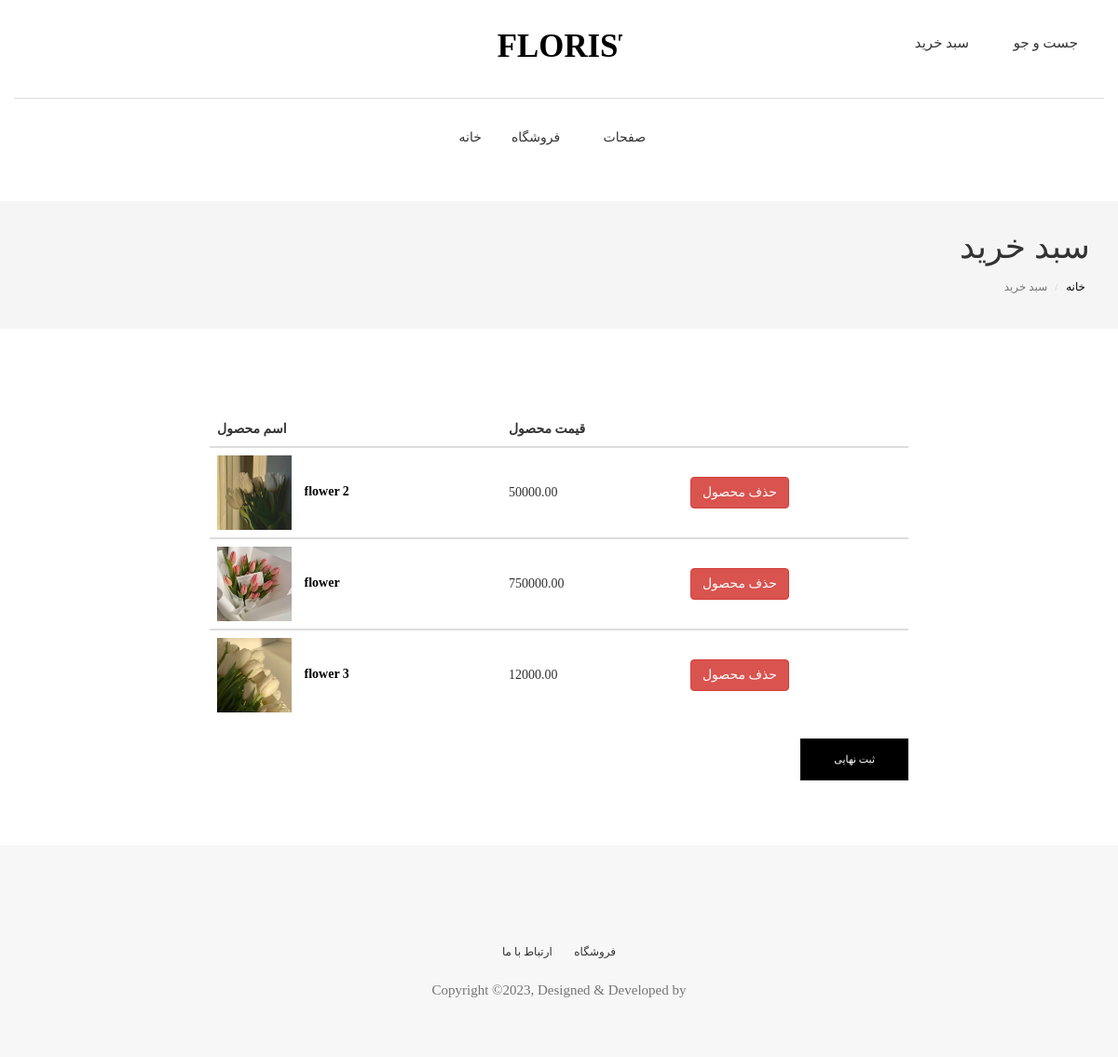
The app's page /cart/ (signed in) with its own data.
### web/models.py (models this page shows, shortened)
class OrderItem(models.Model):
    product = models.ForeignKey(Product, on_delete=models.SET_NULL, null=True)
    order = models.ForeignKey(Order, on_delete=models.SET_NULL, null=True)
    quantity = models.IntegerField(default=0, null=True, blank=True)
    date_added = models.DateTimeField(auto_now_add=True)
    class Meta:
        verbose_name_plural = "میزان سفارش"
        verbose_name = "میزان سفارش"
    @property
    def get_total(self):
        total = self.product.price * self.quantity
        return total

class Product(models.Model):
    STATUS = (
    ('y', 'Yes'),
    ('n', 'No'),
    )
    name = models.CharField(max_length=200)
    category = models.ManyToManyField(Category, null=True, blank=True, related_name="product")
    price = models.FloatField()
    image = models.ImageField(upload_to='images/')
    info = models.TextField(default='')
    quantety = models.IntegerField()
    collaction = models.CharField(max_length=200, null=True, blank=True)
    slug = models.SlugField(max_length=80, unique=True)
    trend = models.CharField(max_length=1, choices=STATUS)
    class Meta:
        verbose_name_plural = "محصولات"
        verbose_name = "محصولات"

### web/views.py (the view)
# urls.py: path('cart/', views.cart, name='cart'),
def cart(request):
    category = Category.objects.all()
    if request.user.is_authenticated:
        customer = request.user.customer
        order, created = Order.objects.get_or_create(customer=customer, complete=False)
        items = order.orderitem_set.all()
        cartItem = order.get_cart_items
    else:
        items = []
        order = {
            'get_cart_total':0,
            'cartItems' : cartItem,
        }
    context = {
            'items' : items,
            'order' : order,
            'cartItems' : cartItem,
            'categories' : category,
        }
    return render(request, 'cart.html', context=context)

### web/models.py (called while the page is built)
    @property
    def get_cart_total(self):
        orderitems = self.orderitem_set.all()
        total = sum([item.get_total for item in orderitems])
        return total

    @property
    def get_cart_items(self):
        orderitems = self.orderitem_set.all()
        total = sum([item.quantity for item in orderitems])
        return total

### templates/cart.html (shortened to what this page needs)
{% load static %}
<!DOCTYPE html>
<html lang="en">
<head>
  <link rel="stylesheet" href="{% static 'plugins/themefisher-font/style.css' %}">
  <link rel="stylesheet" href="{% static 'plugins/bootstrap/css/bootstrap.min.css' %}">
  <link rel="stylesheet" href="{% static 'plugins/animate/animate.css' %}">
  <link rel="stylesheet" href="{% static 'plugins/slick/slick.css' %}">
  <link rel="stylesheet" href="{% static 'plugins/slick/slick-theme.css' %}">
  <link rel="stylesheet" href="{% static 'css/style.css' %}">
</head>
<body id="body">
	<section class="top-header">
		<div class="container">
			<div class="row">
				<div class="col-md-4 col-xs-12 col-sm-4">
					<div class="contact-number">
						<i class="tf-ion-ios-telephone"></i>
					</div>
				</div>
				<div class="col-md-4 col-xs-12 col-sm-4">
					<div class="logo text-center">
						<a href="{% url 'web:index' %}">
							<svg width="135px" height="29px" viewBox="0 0 155 29" version="1.1" xmlns="http://www.w3.org/2000/svg"
								xmlns:xlink="http://www.w3.org/1999/xlink">
								<g id="Page-1" stroke="none" stroke-width="1" fill="none" fill-rule="evenodd" font-size="40"
									font-family="AustinBold, Austin" font-weight="bold">
									<g id="Group" transform="translate(-108.000000, -297.000000)" fill="#000000">
										<text id="AVIATO">
											<tspan x="108.94" y="325">FLORIST</tspan>
										</text>
									</g>
								</g>
							</svg>
						</a>
					</div>
				</div>
				<div class="col-md-4 col-xs-12 col-sm-4">
					<ul class="top-menu text-right list-inline">
						<li class="dropdown cart-nav dropdown-slide">
							<a href="#!" class="dropdown-toggle" data-toggle="dropdown" data-hover="dropdown"><i
									class="tf-ion-android-cart"></i>  سبد خرید </a>
						</li>
						<li class="dropdown search dropdown-slide">
							<a href="#!" class="dropdown-toggle" data-toggle="dropdown" data-hover="dropdown"><i
									class="tf-ion-ios-search-strong"></i> جست و جو </a>
						</li>
					</ul>
				</div>
			</div>
		</div>
	</section>
	<section class="menu">
		<nav class="navbar navigation">
			<div class="container">
				<div id="navbar" class="navbar-collapse collapse text-center">
					<ul class="nav navbar-nav">
						<li class="dropdown ">
							<a href="{% url 'web:index' %}">خانه</a>
						</li>
						<li class="dropdown dropdown-slide">
							<a href="{% url 'web:shop' %}" class="dropdown-toggle" data-toggle="dropdown" data-hover="dropdown" data-delay="350"
								role="button" aria-haspopup="true" aria-expanded="false">فروشگاه <span
									class="tf-ion-ios-arrow-down"></span></a>
						</li>
						<li class="dropdown full-width dropdown-slide">
							<a href="#!" class="dropdown-toggle" data-toggle="dropdown" data-hover="dropdown" data-delay="350"
								role="button" aria-haspopup="true" aria-expanded="false">صفحات <span
									class="tf-ion-ios-arrow-down"></span></a>
						</li>
					</ul>
				</div>
			</div>
		</nav>
	</section>
<section class="page-header">
	<div class="container">
		<div class="row">
			<div class="col-md-12">
				<div class="content">
					<h1 style="direction: rtl;" class="page-name">سبد خرید</h1>
					<ol style="direction: rtl;" class="breadcrumb">
						<li><a href="index.html">خانه</a></li>
						<li class="active">سبد خرید</li>
					</ol>
				</div>
			</div>
		</div>
	</div>
</section>
<div class="page-wrapper">
  <div class="cart shopping">
    <div class="container">
      <div class="row">
        <div class="col-md-8 col-md-offset-2">
          <div class="block">
            <div class="product-list">
              <form method="post">
                <table class="table">
                  <thead>
                    <tr>
                      <th class="">اسم محصول</th>
                      <th class="">قیمت محصول</th>
                      <th class=""></th>
                    </tr>
                  </thead>
				  {% for item in items %}
                  <tbody>
                    <tr class="">
                      <td class="">
                        <div class="product-info">
                          <img width="80" src="{{item.product.image.url}}" alt="" />
                          <a href="#!">{{item.product.name}}</a>
                        </div>
                      </td>
                      <td class="">{{item.product.price|floatformat:2}}</td>
                      <td class="">
						<button data-product="{{ item.product.id }}" data-action="remove" type="button" class="btn btn-danger update-cart">حذف محصول</button>
                      </td>
                    </tr>
                  </tbody>
				  {% endfor %}
                </table>
                <a href="{% url 'web:checkout' %}" class="btn btn-main pull-right">ثبت نهایی</a>
              </form>
            </div>
          </div>
        </div>
      </div>
    </div>
  </div>
</div>
<footer class="footer section text-center">
	<div class="container">
		<div class="row">
			<div class="col-md-12">
				<ul class="social-media">
					<li>
						<a href="https://www.facebook.com/">
							<i class="tf-ion-social-facebook"></i>
						</a>
					</li>
					<li>
						<a href="https://www.instagram.com/">
							<i class="tf-ion-social-instagram"></i>
						</a>
					</li>
					<li>
						<a href="https://www.twitter.com/">
							<i class="tf-ion-social-twitter"></i>
						</a>
					</li>
					<li>
						<a href="https://www.pinterest.com/">
							<i class="tf-ion-social-pinterest"></i>
						</a>
					</li>
				</ul>
				<ul class="footer-menu text-uppercase">
					<li>
						<a href="{% url 'web:contact' %}">ارتباط با ما</a>
					</li>
					<li>
						<a href="{% url 'web:shop' %}">فروشگاه</a>
					</li>
				</ul>
				<p class="copyright-text">Copyright &copy;2023, Designed &amp; Developed by </a></p>
			</div>
		</div>
	</div>
</footer>
  </body>
  </html>

### static/css/style.css (style rules this page uses)
body { line-height: 1.5; font-family: vazir; -webkit-font-smoothing: antialiased; direction: ltr; }
p { font-family: vazir; color: #757575; font-size: 15px; }
h1, h2, h3, h4, h5, h6 { font-family: vazir; }
h1, h2, h3, h4, h5, h6 { font-weight: 400; }
ol, ul { margin: 0; padding: 0; list-style: none; }
a, a:focus, a:hover { text-decoration: none; outline: 0; color: #000; }
.btn-main, .btn-solid-border, .btn-transparent, .btn-small { background: #000; color: #fff; display: inline-block; font-size: 11px; padding: 14px 35px; text-transform: uppercase; font-weight: 200; border-radius: 0; }
.section { padding: 80px 0; }
.page-header { background: #f5f5f5; margin-top: 20px; border-bottom: none; padding: 30px 0; }
.page-header h1 { font-weight: 200; margin: 0 0 6px 0; }
.page-header .breadcrumb { background: transparent; padding: 5px; margin: 0; }
.page-header .breadcrumb li { font-weight: 200; font-size: 12px; }
.page-header .breadcrumb li a { color: #000; }
.page-wrapper { padding: 70px 0; }
.dropdown-slide { position: static; }
.top-header .container { padding-top: 35px; padding-bottom: 35px; border-bottom: 1px solid #dedede; }
.top-header .contact-number { font-size: 12px; color: #333; }
.top-header .contact-number i { margin-right: 4px; font-size: 18px; vertical-align: middle; }
.top-header .top-menu>li>a { color: #333; font-size: 15px; padding: 0 8px; }
.top-header .top-menu>li>a i { font-size: 16px; margin-right: 2px; vertical-align: middle; }
.top-header .logo a { display: inline-block; }
.navigation { margin-bottom: 0; padding: 10px 0; }
.navigation .navbar-nav>li { position: static; }
.navigation .navbar-nav>li>a { color: #333; font-size: 14px; padding: 20px 15px; text-transform: uppercase; transition: .2s ease-in-out 0s; border: 1px solid transparent; }
.navigation .container { position: relative; }
.navigation .navbar-nav { float: none; display: inline-block; }
.shopping.cart .product-list .table>tbody>tr>td { vertical-align: middle; }
.shopping.cart .product-list .product-info a { margin-left: 10px; color: #000; font-weight: 600; }
.footer { background: #F7F7F7; padding: 50px 0; }
.footer .footer-menu { margin-top: 30px; }
.footer .footer-menu li { display: inline-block; margin: 0 10px; }
.footer .footer-menu li a { color: #333; font-size: 12px; }
.footer .copyright-text { margin-top: 20px; }
.social-media li { display: inline-block; margin: 0 5px; }
.social-media li a { padding: 8px 10px; }
.social-media li a i { font-size: 20px; color: #555; }

### records on screen
OrderItem: product.image (picture), product.name "flower 2", product.price "50000.00"
OrderItem: product.image (picture), product.name "flower", product.price "750000.00"
OrderItem: product.image (picture), product.name "flower 3", product.price "12000.00"
